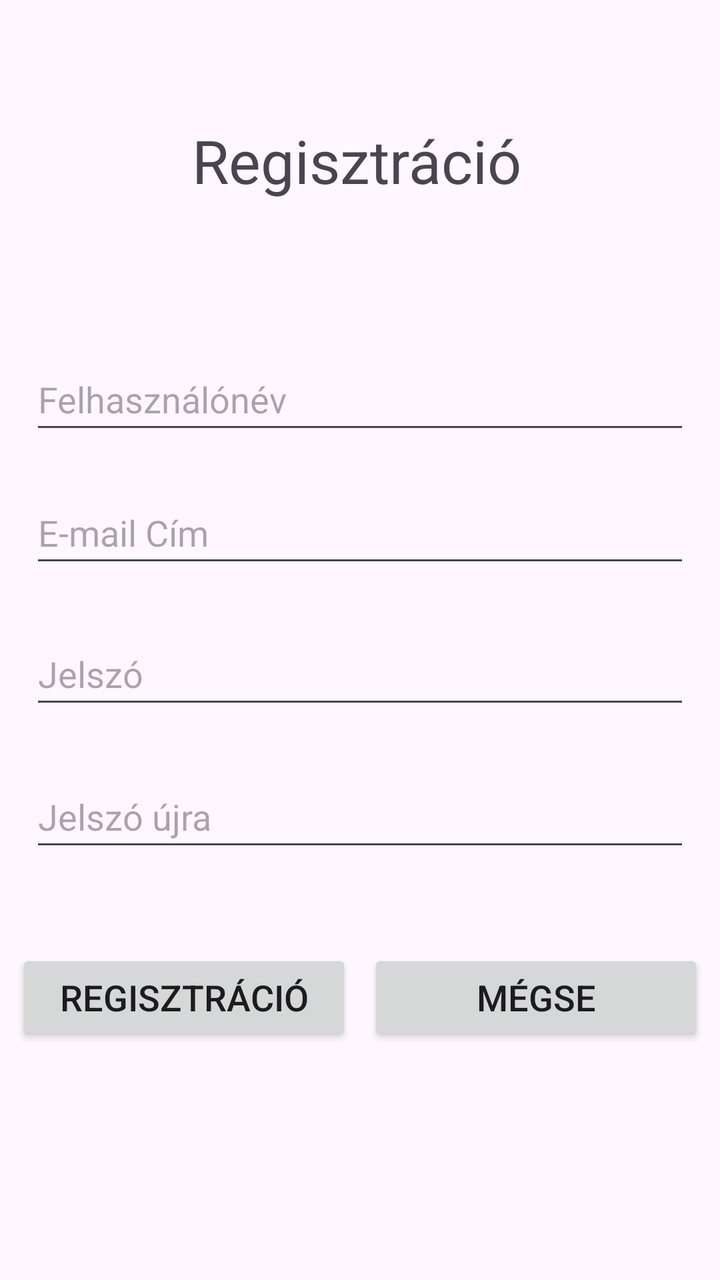
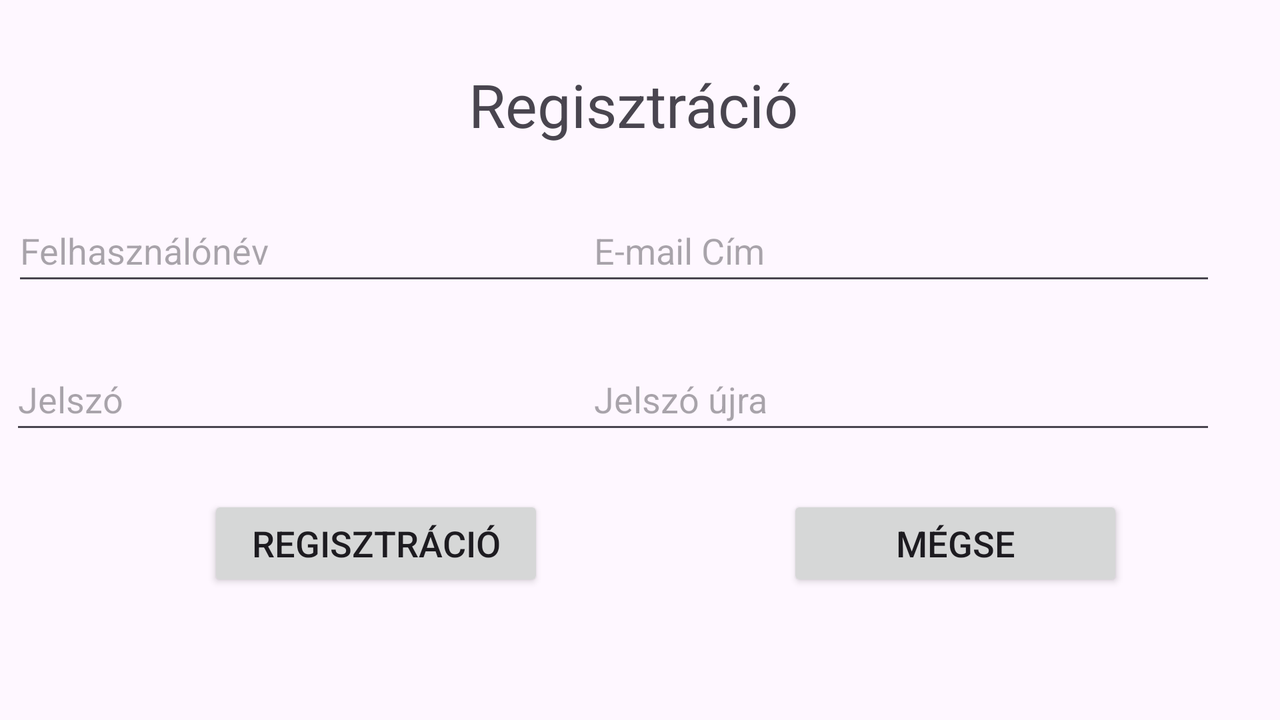

First picture: res/layout/ on a phone held upright. Second picture: the repository's own variant of that layout, on a device whose configuration matches the variant's folder. Source for both follows.
<!-- AndroidManifest.xml: application theme Theme.BigTesi -->
<!-- res/layout/activity_register.xml -->
<?xml version="1.0" encoding="utf-8"?>
<androidx.constraintlayout.widget.ConstraintLayout xmlns:android="http://schemas.android.com/apk/res/android"
    xmlns:app="http://schemas.android.com/apk/res-auto"
    xmlns:tools="http://schemas.android.com/tools"
    android:layout_width="match_parent"
    android:layout_height="match_parent"
    tools:context=".RegisterActivity">

    <TextView
        android:id="@+id/registerText"
        android:layout_width="wrap_content"
        android:layout_height="wrap_content"
        android:text="@string/register"
        android:textSize="30sp"
        app:layout_constraintBottom_toBottomOf="parent"
        app:layout_constraintEnd_toEndOf="parent"
        app:layout_constraintHorizontal_bias="0.493"
        app:layout_constraintStart_toStartOf="parent"
        app:layout_constraintTop_toTopOf="parent"
        app:layout_constraintVertical_bias="0.100" />

    <EditText
        android:id="@+id/userNameEditText"
        android:layout_width="match_parent"
        android:layout_height="wrap_content"
        android:inputType="text"
        android:hint="@string/userName"
        android:minHeight="48dp"
        android:layout_marginLeft="15dp"
        android:layout_marginRight="15dp"
        app:layout_constraintBottom_toBottomOf="parent"
        app:layout_constraintTop_toBottomOf="@+id/registerText"
        app:layout_constraintVertical_bias="0.150"
        tools:layout_editor_absoluteX="0dp" />

    <EditText
        android:id="@+id/emailEditText"
        android:layout_width="match_parent"
        android:layout_height="wrap_content"
        android:inputType="textEmailAddress"
        android:hint="@string/emailAddress"
        android:minHeight="48dp"
        android:layout_marginLeft="15dp"
        android:layout_marginRight="15dp"
        app:layout_constraintBottom_toBottomOf="parent"
        app:layout_constraintTop_toBottomOf="@+id/userNameEditText"
        app:layout_constraintVertical_bias="0.05"
        tools:layout_editor_absoluteX="0dp" />

    <EditText
        android:id="@+id/passwordEditText"
        android:layout_width="match_parent"
        android:layout_height="wrap_content"
        android:inputType="textPassword"
        android:hint="@string/password"
        android:minHeight="48dp"
        android:layout_marginLeft="15dp"
        android:layout_marginRight="15dp"
        app:layout_constraintBottom_toBottomOf="parent"
        app:layout_constraintTop_toBottomOf="@+id/emailEditText"
        app:layout_constraintVertical_bias="0.075"
        tools:layout_editor_absoluteX="0dp" />

    <EditText
        android:id="@+id/passwordConfirmEditText"
        android:layout_width="match_parent"
        android:layout_height="wrap_content"
        android:inputType="textPassword"
        android:hint="@string/passwordConfirm"
        android:minHeight="48dp"
        android:layout_marginLeft="15dp"
        android:layout_marginRight="15dp"
        app:layout_constraintBottom_toBottomOf="parent"
        app:layout_constraintTop_toBottomOf="@+id/passwordEditText"
        app:layout_constraintVertical_bias="0.1"
        tools:layout_editor_absoluteX="0dp" />

    <Button
        android:id="@+id/registerButton"
        android:layout_width="wrap_content"
        android:layout_height="wrap_content"
        android:ems="8"
        android:text="@string/register"
        android:textSize="18sp"
        app:layout_constraintBottom_toBottomOf="parent"
        app:layout_constraintStart_toStartOf="parent"
        app:layout_constraintEnd_toStartOf="@+id/cancelButton"
        app:layout_constraintTop_toBottomOf="@+id/passwordConfirmEditText"
        app:layout_constraintVertical_bias="0.273"
        android:onClick="register"/>

    <Button
        android:id="@+id/cancelButton"
        android:layout_width="wrap_content"
        android:layout_height="wrap_content"
        android:text="@string/cancel"
        android:ems="8"
        android:textSize="18sp"
        app:layout_constraintBottom_toBottomOf="parent"
        app:layout_constraintEnd_toEndOf="parent"
        app:layout_constraintHorizontal_bias="0.468"
        app:layout_constraintStart_toEndOf="@+id/registerButton"
        app:layout_constraintTop_toBottomOf="@+id/passwordConfirmEditText"
        app:layout_constraintVertical_bias="0.273"
        android:onClick="close"/>

</androidx.constraintlayout.widget.ConstraintLayout>
<!-- resources referenced by this layout -->
<resources>
  <string name="cancel">Mégse</string>
  <string name="emailAddress">E-mail Cím</string>
  <string name="password">Jelszó</string>
  <string name="passwordConfirm">Jelszó újra</string>
  <string name="register">Regisztráció</string>
  <string name="userName">Felhasználónév</string>
  <style name="Theme.BigTesi" parent="Base.Theme.BigTesi" />
  <style name="Base.Theme.BigTesi" parent="Theme.Material3.DayNight">
          
          
          <item name="colorPrimaryDark">#FFFFFF</item>
      </style>
</resources>
<!-- res/layout-land/activity_register.xml (the author's variant of the layout above) -->
<!-- drawn on the phone turned sideways -->
<?xml version="1.0" encoding="utf-8"?>
<androidx.constraintlayout.widget.ConstraintLayout xmlns:android="http://schemas.android.com/apk/res/android"
    xmlns:app="http://schemas.android.com/apk/res-auto"
    xmlns:tools="http://schemas.android.com/tools"
    android:layout_width="match_parent"
    android:layout_height="match_parent"
    tools:context=".RegisterActivity">

    <TextView
        android:id="@+id/registerText"
        android:layout_width="wrap_content"
        android:layout_height="wrap_content"
        android:text="@string/register"
        android:textSize="30sp"
        app:layout_constraintBottom_toBottomOf="parent"
        app:layout_constraintEnd_toEndOf="parent"
        app:layout_constraintHorizontal_bias="0.493"
        app:layout_constraintStart_toStartOf="parent"
        app:layout_constraintTop_toTopOf="parent"
        app:layout_constraintVertical_bias="0.100" />

    <EditText
        android:id="@+id/userNameEditText"
        android:layout_width="wrap_content"
        android:layout_height="wrap_content"
        android:layout_marginStart="32dp"
        android:ems="15"
        android:hint="@string/userName"
        android:inputType="text"
        android:minHeight="48dp"
        app:layout_constraintBottom_toBottomOf="parent"
        app:layout_constraintEnd_toStartOf="@+id/emailEditText"
        app:layout_constraintHorizontal_bias="0.487"
        app:layout_constraintStart_toStartOf="parent"
        app:layout_constraintTop_toTopOf="parent"
        app:layout_constraintVertical_bias="0.319" />

    <EditText
        android:id="@+id/emailEditText"
        android:layout_width="wrap_content"
        android:layout_height="wrap_content"
        android:layout_marginEnd="32dp"
        android:ems="15"
        android:hint="@string/emailAddress"
        android:inputType="textEmailAddress"
        android:minHeight="48dp"
        app:layout_constraintBottom_toBottomOf="parent"
        app:layout_constraintEnd_toEndOf="parent"
        app:layout_constraintTop_toTopOf="parent"
        app:layout_constraintVertical_bias="0.319" />

    <EditText
        android:id="@+id/passwordEditText"
        android:layout_width="wrap_content"
        android:layout_height="wrap_content"
        android:layout_marginStart="32dp"
        android:ems="15"
        android:hint="@string/password"
        android:inputType="textPassword"
        android:minHeight="48dp"
        app:layout_constraintBottom_toBottomOf="parent"
        app:layout_constraintEnd_toStartOf="@+id/passwordConfirmEditText"
        app:layout_constraintStart_toStartOf="parent"
        app:layout_constraintTop_toBottomOf="@+id/userNameEditText"
        app:layout_constraintVertical_bias="0.16" />

    <EditText
        android:id="@+id/passwordConfirmEditText"
        android:layout_width="wrap_content"
        android:layout_height="wrap_content"
        android:layout_marginEnd="32dp"
        android:ems="15"
        android:hint="@string/passwordConfirm"
        android:inputType="textPassword"
        android:minHeight="48dp"
        app:layout_constraintBottom_toBottomOf="parent"
        app:layout_constraintEnd_toEndOf="parent"
        app:layout_constraintTop_toBottomOf="@+id/emailEditText"
        app:layout_constraintVertical_bias="0.16" />

    <Button
        android:id="@+id/registerButton"
        android:layout_width="wrap_content"
        android:layout_height="wrap_content"
        android:ems="8"
        android:text="@string/register"
        android:textSize="18sp"
        app:layout_constraintBottom_toBottomOf="parent"
        app:layout_constraintEnd_toEndOf="parent"
        app:layout_constraintHorizontal_bias="0.22"
        app:layout_constraintStart_toStartOf="parent"
        app:layout_constraintTop_toBottomOf="@+id/userNameEditText"
        app:layout_constraintVertical_bias="0.608" />

    <Button
        android:id="@+id/cancelButton"
        android:layout_width="wrap_content"
        android:layout_height="wrap_content"
        android:ems="8"
        android:onClick="close"
        android:text="@string/cancel"
        android:textSize="18sp"
        app:layout_constraintBottom_toBottomOf="parent"
        app:layout_constraintEnd_toEndOf="parent"
        app:layout_constraintHorizontal_bias="0.608"
        app:layout_constraintStart_toEndOf="@+id/registerButton"
        app:layout_constraintTop_toBottomOf="@+id/emailEditText"
        app:layout_constraintVertical_bias="0.608" />

</androidx.constraintlayout.widget.ConstraintLayout>
